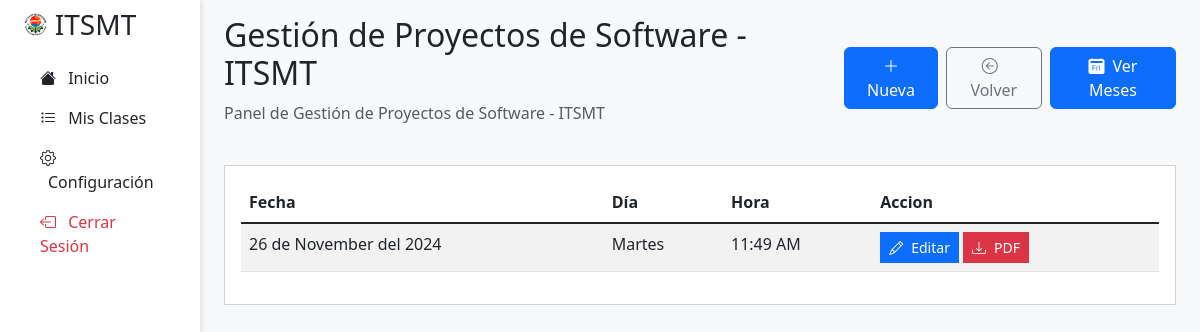
Screenshot of /view/mis-clases/asistencias.php?id=2 (signed in) with the database file from the repository.
### tables this page shows
CREATE TABLE `asignaturas` (
  `id` varchar(10) NOT NULL,
  `nombre_asignatura` varchar(50) NOT NULL,
  PRIMARY KEY (`id`)
);

CREATE TABLE `asistencias` (
  `id` int(11) NOT NULL AUTO_INCREMENT,
  `clase_id` int(11) NOT NULL,
  `dia_id` int(11) NOT NULL,
  `hora` time NOT NULL,
  `fecha` date NOT NULL DEFAULT current_timestamp(),
  PRIMARY KEY (`id`),
  KEY `clase_id` (`clase_id`,`dia_id`),
  KEY `dia_id` (`dia_id`),
  CONSTRAINT `asistencias_ibfk_1` FOREIGN KEY (`dia_id`) REFERENCES `dias` (`id`) ON DELETE CASCADE ON UPDATE CASCADE,
  CONSTRAINT `asistencias_ibfk_2` FOREIGN KEY (`clase_id`) REFERENCES `clases` (`id`) ON DELETE CASCADE ON UPDATE CASCADE
);

CREATE TABLE `dias` (
  `id` int(11) NOT NULL AUTO_INCREMENT,
  `nombre_id` varchar(20) NOT NULL,
  PRIMARY KEY (`id`)
);

### view/mis-clases/asistencias.php (the view, shortened to what this page needs)
<?php
include_once __DIR__ . "../../../php/conexion.php";
$clase_id = $_GET["id"];
$sql = $conexion->query("SELECT a.nombre_asignatura FROM clases c INNER JOIN asignaturas a ON c.asignatura_id = a.id WHERE c.id = $clase_id");
$titulo = $sql->fetch_object()->nombre_asignatura . " - " . SIGLAS;
include_once __DIR__ . "../../layout/header.php";
?>
<div class="col-md-9 col-lg-10 ms-sm-auto px-4 main-content">
    <div class="d-flex justify-content-between flex-wrap flex-md-nowrap align-items-center pt-3 pb-2 mb-3">
        <div>
            <h1 class="h2"><?= $titulo ?></h1>
            <p class="text-muted">Panel de <?= $titulo ?></p>
        </div>
        <div class="action-buttons d-flex gap-2">
            <a class="btn btn-primary" href="<?= URL_RAIZ ?>view/mis-clases/nueva-asistencia.php?id=<?= $clase_id ?>">
                <i class="bi bi-plus-lg"></i> Nueva
            </a>
            <a class="btn btn-outline-secondary" href="<?= URL_RAIZ ?>view/mis-clases/">
                <i class="bi bi-arrow-left-circle me-2"></i>Volver
            </a>
            <a class="btn btn-primary" href="<?= URL_RAIZ ?>view/mis-clases/ver-meses.php?id=<?= $clase_id ?>">
                <i class="bi bi-calendar2-day-fill me-2"></i>Ver Meses
            </a>
        </div>
    </div>
    <div class="card mb-4 p-3 rounded-0">
        <div class="table-responsive">
            <table class="table table-striped">
                <thead>
                    <tr>
                        <th>Fecha</th>
                        <th>Día</th>
                        <th>Hora</th>
                        <th>Accion</th>
                    </tr>
                </thead>
                <tbody class="table-group-divider" id="body-tabla">
                    <?php
                    $mysqli = $conexion->query("SELECT a.id, a.fecha, d.nombre_id, a.hora FROM asistencias a
                    INNER JOIN dias d ON a.dia_id = d.id
                    WHERE a.clase_id = $clase_id");
                    while ($dato = $mysqli->fetch_object()) :
                    ?>
                        <tr>
                            <td><?= strftime("%d de %B del %Y", strtotime($dato->fecha)) ?></td>
                            <td><?= $dato->nombre_id ?></td>
                            <td><?= date('h:i A', strtotime($dato->hora)) ?></td>
                            <td>
                                <a class="btn btn-sm btn-primary rounded-0 mb-2 mb-sm-0" href="<?= URL_RAIZ ?>view/mis-clases/editar-asistencia.php?clase=<?= $clase_id ?>&asistencia=<?= $dato->id ?>"><i class="bi bi-pencil me-2"></i>Editar</a>
                                <a title="Descargar PDF" class="btn btn-sm btn-danger rounded-0" href="<?= URL_RAIZ ?>view/generar-reporte/docente/index.php?asistencia=<?= $dato->id ?>"><i class="bi bi-download me-2"></i>PDF</a>
                            </td>
                        </tr>
                    <?php endwhile; ?>
                </tbody>
            </table>
        </div>
    </div>
</div>
<?php include_once __DIR__ . "../../layout/footer.php"; ?>

### rows the page displays
asignaturas: nombre_asignatura "Gestión de Proyectos de Software - ITSMT"
asistencias: fecha "26 de November del 2024", dia.nombre_id "Martes", hora "11:49 AM"

### other values shown
SIGLAS "ITSMT"
